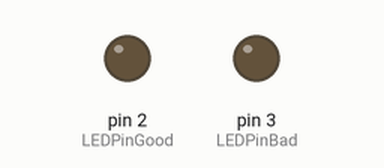
Recording of a sketch running on a simulated Arduino Uno, built with avr-gcc and run on an emulated ATmega328P. Shown: output pins drawn as LEDs (lit = HIGH). The local clock reads 2024-03-15 10:24:30 at power-on unless the sketch sets it.

Above: at 0.1 s.
At 1.6 s:
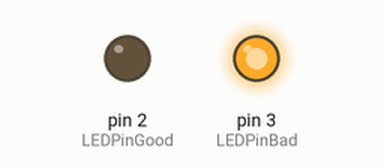
At 36.6 s:
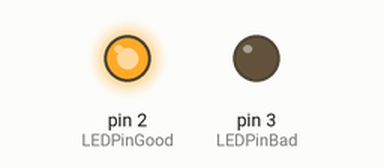
Timing chart, 0 to 40.0 s (numbered marks = the images above):
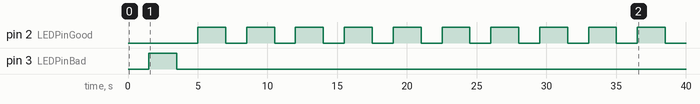

The sketch:

RTC_version2.ino
```cpp
#include <MyRealTimeClock.h>
#define LEDPinGood 2 // LED For the Output indicator
#define LEDPinBad  3 // LED For the Output indicator


MyRealTimeClock myRTC(6, 7, 8); // Pin assigned


void setup()  {
  Serial.begin(9600);
  pinMode(LEDPinGood, OUTPUT);                  // Optional if LED Indicator is required
  pinMode(LEDPinBad, OUTPUT);                   // Optional if LED Indicator is required


  /* To set the current time and date in specific format
| Second 00 | Minute 59 | Hour 10 | Day 12 |  Month 07 | Year 2015 |
*/
  myRTC.setDS1302Time(00, 59, 23, 6, 10, 1, 2014);
}


void loop()  {

// Variable for time and accessing the one by one elements
  int timeDiff, lastRead = 0;
  myRTC.updateTime();
  delay(1500);
  timeDiff = myRTC.seconds - lastRead;
  if ( timeDiff < 2 )   {
    digitalWrite(LEDPinBad, HIGH);
    } else  {
      digitalWrite(LEDPinGood, HIGH);
      }
  lastRead = myRTC.seconds;


  delay( 2000 );   // Delay for 2 Seconds

  digitalWrite(LEDPinGood, LOW);
  digitalWrite(LEDPinBad, LOW);
}
```

Measured:
- by itself, pin 2 (LEDPinGood): alternates HIGH for 2.0 s and LOW for 1.5 s
- by itself, pin 3 (LEDPinBad): LOW → HIGH at 1.5 s, → LOW 2.0 s later
